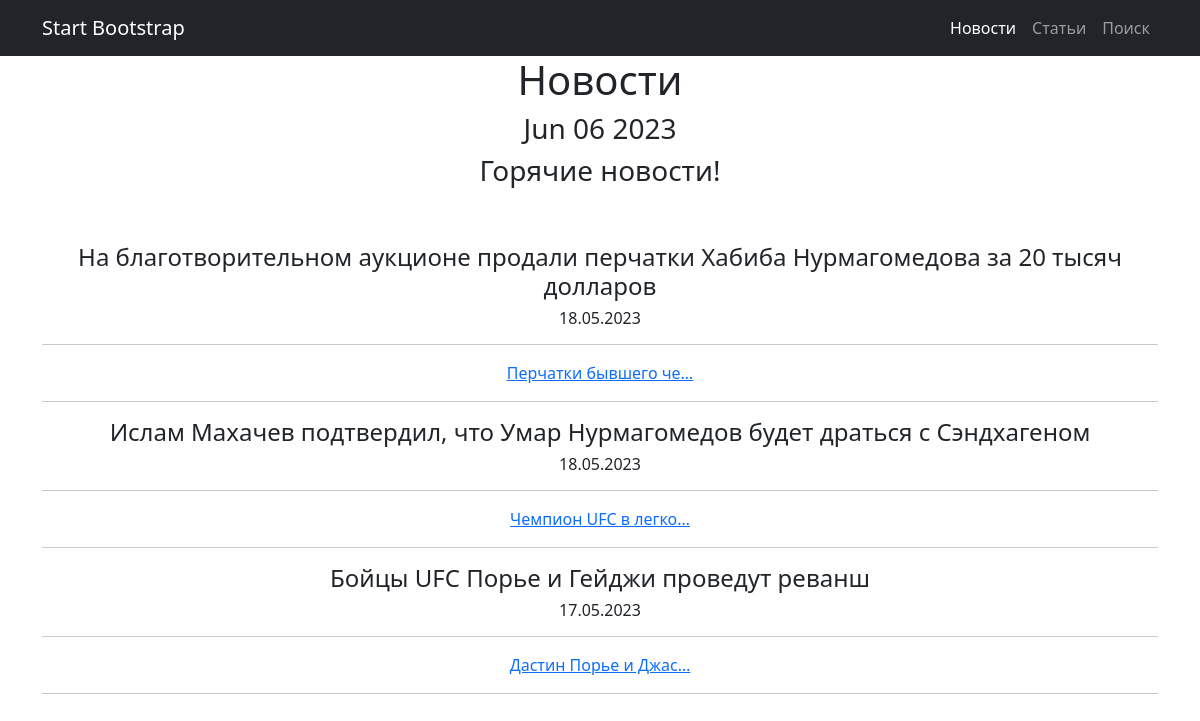
/newsline/news/, run on an earlier commit of the app's database.
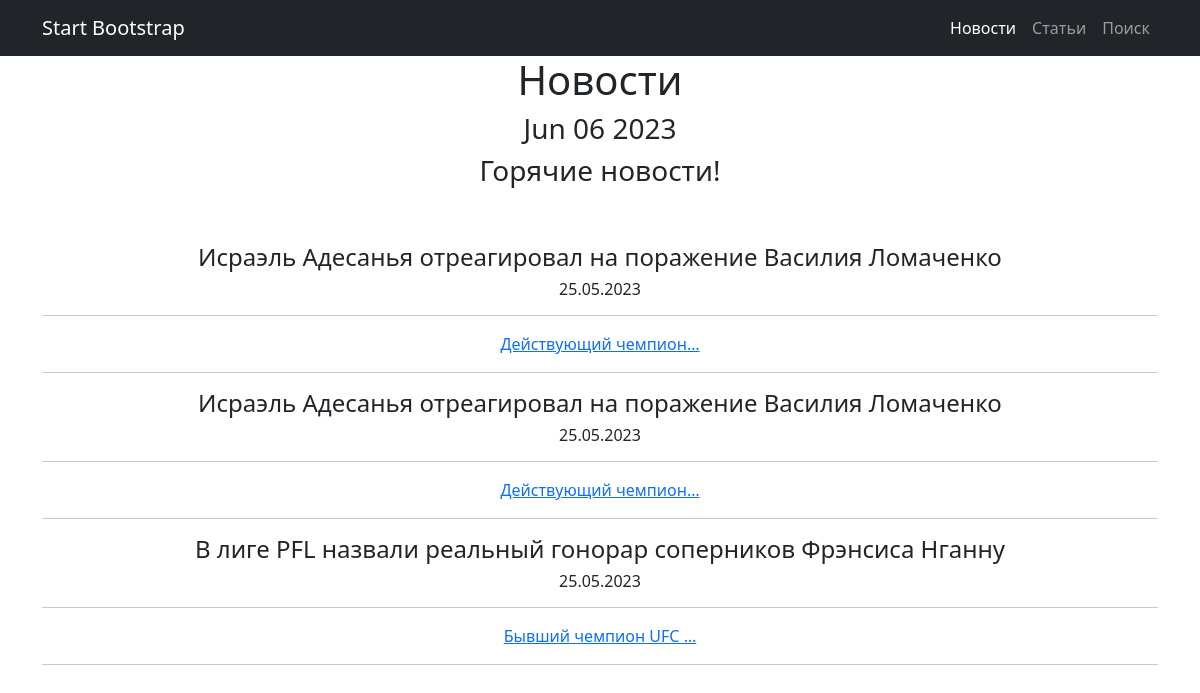
And on a later commit of the database.
### News/models.py (models this page shows, shortened)
class Post(models.Model):
    post_author = models.ForeignKey(Author, on_delete=models.CASCADE)
    NEWS = 'NW'
    POST = 'PO'
    CATEGORY_POST = ((NEWS, 'Новость'), (POST, 'Статья'))
    category = models.CharField(max_length=2, choices=CATEGORY_POST, default=POST)
    time_in = models.DateTimeField(auto_now_add=True)
    post_cat = models.ManyToManyField(Category, through='PostCategory')
    title = models.CharField(max_length=128)
    text = models.TextField()
    rating = models.IntegerField(default=0)

### News/views.py (the view)
# urls.py: path('news/', NewsList.as_view(), name='news_list',),
class NewsList(ListView):
    model = Post
    ordering = '-time_in'
    template_name = 'News.html'
    context_object_name = 'post'
    queryset = Post.objects.filter(category="NW")
    paginate_by = 3
    def get_queryset(self):
        queryset = super().get_queryset()
        self.filterset = PostSearch(self.request.GET, queryset)
        return self.filterset.qs
    def get_context_data(self, **kwargs):
        context = super().get_context_data(**kwargs)
        context['time_now'] = datetime.utcnow()
        context['new_news'] = None
        context['filterset'] = self.filterset
        return context

### News/templatetags/custom_tags.py (called while the page is built)
@register.simple_tag()
def current_time(format_string='%b %d %Y'):
   return datetime.utcnow().strftime(format_string)

### templates/News.html (shortened to what this page needs)
{% extends 'flatpages/default.html' %}
{% load custom_filters %}!
{% load custom_tags %}
{% block content %}
   <h1>Новости</h1>
   <h3>{% current_time '%b %d %Y' %}</h3>
   <h3> {{ new_news|default_if_none:"Горячие новости!" }} </h3>
    <br>
    <br>
    {% if post %}
           {% for post in post %}
               <h4> {{ post.title }} </h4>
               <h6>{{ post.time_in|date:"d.m.Y" }}</h6>
               <hr><a href="{{ post.id }}">{{ post.text|truncatechars:20 }}</a><hr>
           {% endfor %}
   {% else %}
       <h2>Новостей нет!</h2>
   {% endif %}
{% endblock content %}

What changed in the data, as far as the page shows it:
no longer on this page (row unchanged): Post: title "На благотворительном аукционе продали перчатки Хабиба Нурмагомедова за 20 тысяч долларов", time_in "18.05.2023", text "Перчатки бывшего че…"
no longer on this page (row unchanged): Post: title "Ислам Махачев подтвердил, что Умар Нурмагомедов будет драться с Сэндхагеном", time_in "18.05.2023", text "Чемпион UFC в легко…"
no longer on this page (row unchanged): Post: title "Бойцы UFC Порье и Гейджи проведут реванш", time_in "17.05.2023", text "Дастин Порье и Джас…"
added Post: title "Исраэль Адесанья отреагировал на поражение Василия Ломаченко", time_in "25.05.2023", text "Действующий чемпион…"
added Post: title "Исраэль Адесанья отреагировал на поражение Василия Ломаченко", time_in "25.05.2023", text "Действующий чемпион…"
added Post: title "В лиге PFL назвали реальный гонорар соперников Фрэнсиса Нганну", time_in "25.05.2023", text "Бывший чемпион UFC …"
